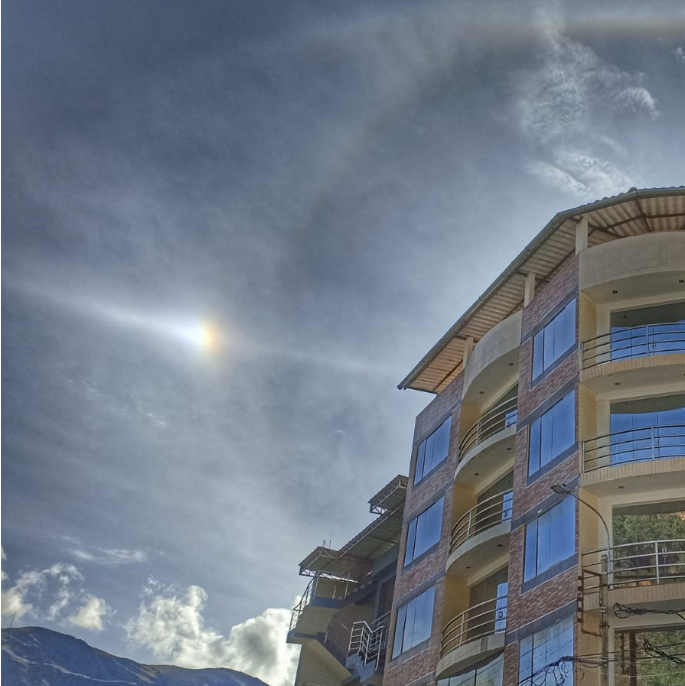
#> input picture PRUEBA/img/a1.png, 685 x 686 px
$ python img.py
#> lines starting #> are read from the running program, lines starting #| are printed output that depends on the picture; after the words box and inside, x2 and y2 are one past the last pixel; in counts of white or black regions, pixels touching at a corner belong together
import cv2
import numpy as np

# Cargar las dos imágenes secuenciales
imagen1 = cv2.imread('img/a1.png')
#> imagen1 is the input picture: shape (686, 685, 3); mean B, G, R 135.8, 122.4, 112.9
imagen2 = cv2.imread('img/a2.png')
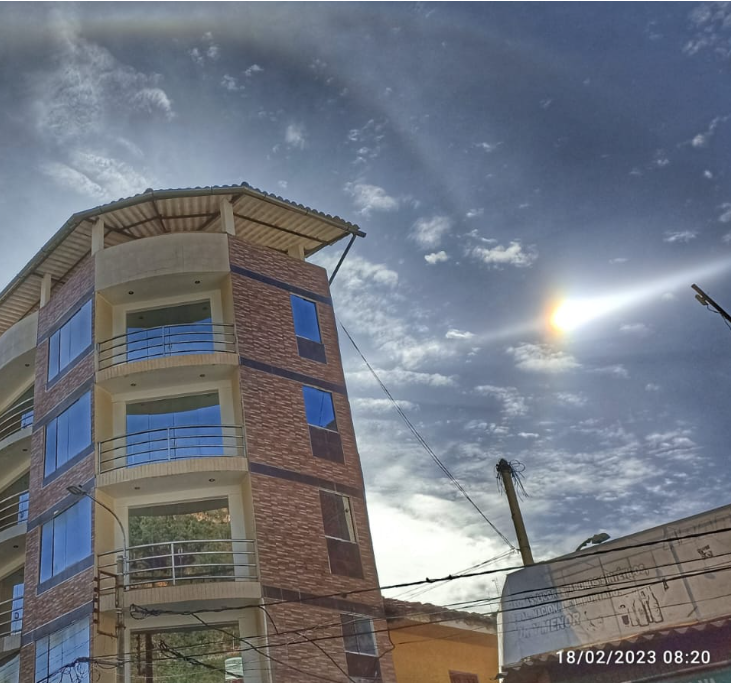
#> input picture PRUEBA/img/a2.png, 731 x 683 px
#> imagen2 is the input picture: shape (683, 731, 3); mean B, G, R 127.2, 117.5, 112.4

# Obtener las dimensiones de ambas imágenes
altura_imagen1, ancho_imagen1 = imagen1.shape[:2]
#> altura_imagen1 = 686; ancho_imagen1 = 685
altura_imagen2, ancho_imagen2 = imagen2.shape[:2]
#> altura_imagen2 = 683; ancho_imagen2 = 731

# Calcular el tamaño de la imagen panorámica resultante
altura_resultante = max(altura_imagen1, altura_imagen2)
#> altura_resultante = 686
ancho_resultante = ancho_imagen1 + ancho_imagen2
#> ancho_resultante = 1416

# Crear una imagen en blanco del tamaño resultante
imagen_resultante = np.zeros((altura_resultante, ancho_resultante, 3), dtype=np.uint8)

# Copiar la primera imagen en la región correspondiente de la imagen resultante
imagen_resultante[:altura_imagen1, :ancho_imagen1] = imagen1

# Convertir las imágenes a escala de grises
gris1 = cv2.cvtColor(imagen1, cv2.COLOR_BGR2GRAY)
gris2 = cv2.cvtColor(imagen2, cv2.COLOR_BGR2GRAY)
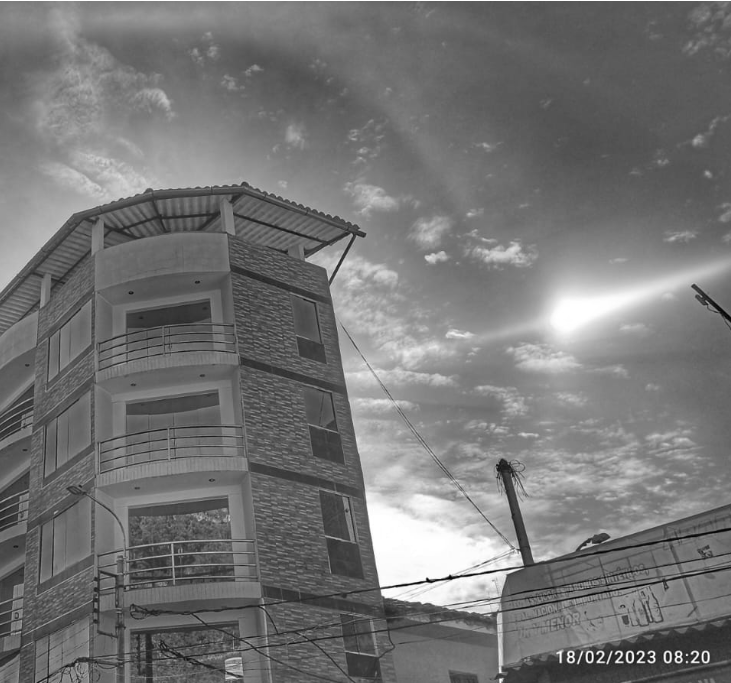
#> gris2: shape (683, 731); min 2, max 255, mean 117.1

# Encontrar los puntos clave y descriptores utilizando el algoritmo ORB
orb = cv2.ORB_create()
puntos1, descriptores1 = orb.detectAndCompute(gris1, None)
#> puntos1 = 496 keypoints; strongest (x, y, size): (300, 606, 31), (300, 574, 31), (297, 607, 31), (287, 642, 31)
puntos2, descriptores2 = orb.detectAndCompute(gris2, None)
#> puntos2 = 500 keypoints; strongest (x, y, size): (427, 579, 31), (641, 651, 31), (639, 651, 31), (668, 651, 31)

# Encontrar las coincidencias de puntos clave utilizando el algoritmo de correspondencia de fuerza bruta
bf = cv2.BFMatcher(cv2.NORM_HAMMING, crossCheck=True)
coincidencias = bf.match(descriptores1, descriptores2)
#> coincidencias = 136 matches
coincidencias = sorted(coincidencias, key=lambda x: x.distance)

# Extraer los puntos clave correspondientes en ambas imágenes
puntos1_correspondientes = np.float32([puntos1[m.queryIdx].pt for m in coincidencias]).reshape(-1, 1, 2)
#> puntos1_correspondientes = 136 rows, first 8: [579, 602], [633, 187], [585, 573], [605, 197], [611, 587], [580, 583], [653, 544], [598, 577]
puntos2_correspondientes = np.float32([puntos2[m.trainIdx].pt for m in coincidencias]).reshape(-1, 1, 2)
#> puntos2_correspondientes = 136 rows, first 8: [95, 603], [149, 188], [101, 574], [121, 198], [127, 588], [96, 584], [169, 545], [114, 578]

# Calcular la matriz de transformación de perspectiva utilizando los puntos clave correspondientes
matriz_transformacion, _ = cv2.findHomography(puntos2_correspondientes, puntos1_correspondientes, cv2.RANSAC, 5.0)
#> matriz_transformacion = [[1.12, 0.0121, 478.2], [0.067, 1.03, -11.98], [0.000131, 1.61e-05, 1]]

# Aplicar la transformación de perspectiva a la segunda imagen para unirla con la primera imagen
imagen2_transformada = cv2.warpPerspective(imagen2, matriz_transformacion, (ancho_resultante, altura_resultante))
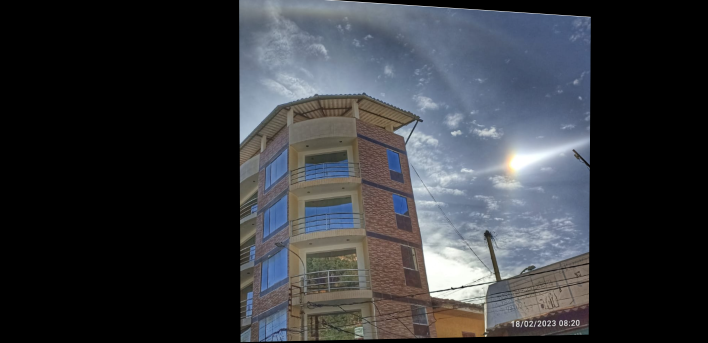
#> imagen2_transformada: shape (686, 1416, 3) (shown at 1/2 size); mean B, G, R 60.6, 56, 53.7

# Combinar las imágenes resultantes utilizando una operación de fusión
imagen_resultante = cv2.addWeighted(imagen_resultante, 0.5, imagen2_transformada, 0.5, 0)

# Recortar las áreas negras en la imagen resultante
gris_resultante = cv2.cvtColor(imagen_resultante, cv2.COLOR_BGR2GRAY)
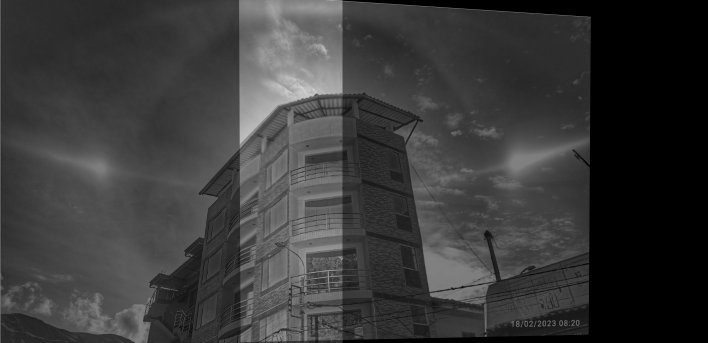
#> gris_resultante: shape (686, 1416) (shown at 1/2 size); min 0, max 214, mean 57.2
_, thresh = cv2.threshold(gris_resultante, 1, 255, cv2.THRESH_BINARY)
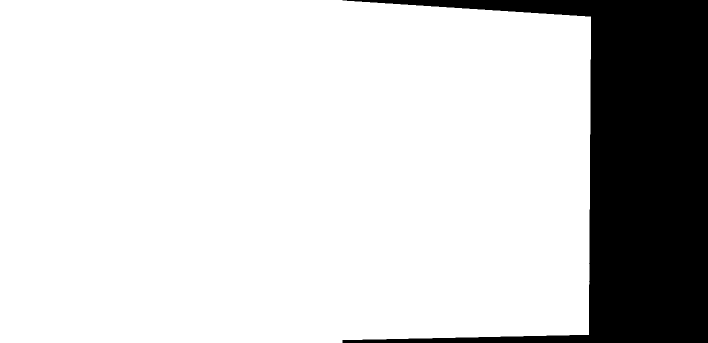
#> thresh: shape (686, 1416) (shown at 1/2 size); 81.9% white; 1 black region
contornos, _ = cv2.findContours(thresh, cv2.RETR_EXTERNAL, cv2.CHAIN_APPROX_SIMPLE)
#> contornos = 1 contour; box (x1, y1, x2, y2) and area: (0, 0, 1182, 686) 793719
x, y, w, h = cv2.boundingRect(contornos[0])
#> x = 0; y = 0; w = 1182; h = 686
imagen_resultante_recortada = imagen_resultante[y:y+h, x:x+w]
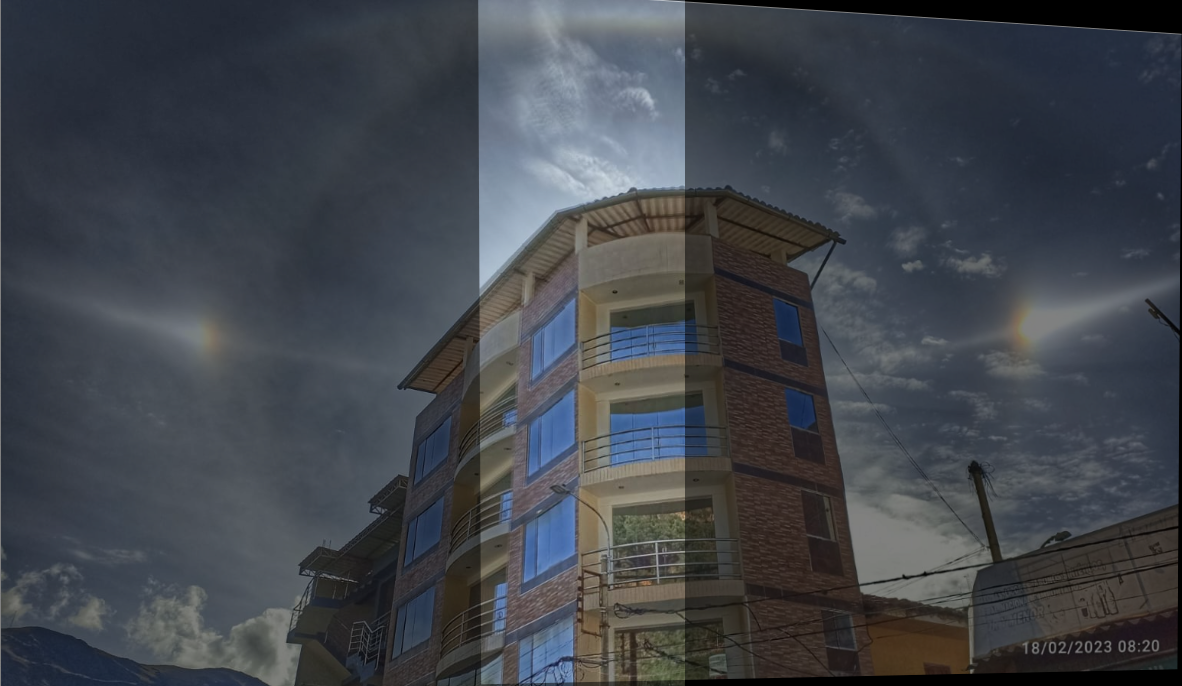
#> imagen_resultante_recortada: shape (686, 1182, 3); mean B, G, R 75.6, 69, 64.9

# Redimensionar la imagen resultante
alto_mostrar = 500
ancho_mostrar = int((w/h) * alto_mostrar)
#> ancho_mostrar = 861
imagen_resultante_mostrar = cv2.resize(imagen_resultante, (ancho_mostrar, alto_mostrar))
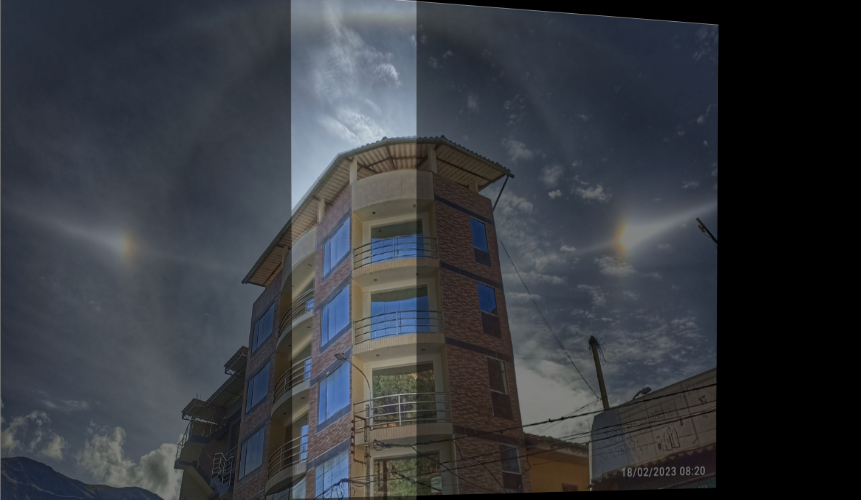
#> imagen_resultante_mostrar: shape (500, 861, 3); mean B, G, R 63.1, 57.6, 54.1

# Mostrar la imagen resultante y la imagen resultante recortada
cv2.imshow('Imagen Resultante', imagen_resultante_mostrar)
cv2.imshow('Imagen Resultante Recortada', imagen_resultante_recortada)
cv2.waitKey(0)
cv2.destroyAllWindows()
